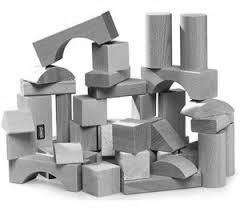
%> input picture ivp lab/iivp-lab-2017/iivp-lab-2017/Lab11 Pri/seg_image.jpg, 240 x 208 px
$ octave q4.m   (GNU Octave 9; MATLAB toolbox functions it lacks are replaced by stand-ins)
%> lines starting %> are read from the running program, lines starting %| are printed output that depends on the picture; in (x1, y1, x2, y2) boxes, pixels count from 0 and x2, y2 are one past the last pixel; in counts of white or black regions, pixels touching at a corner belong together; the program's own positions count from 1
%> further down, img is the input picture: size 208x240 uint8; min 0, max 255, mean 184
### ivp lab/iivp-lab-2017/iivp-lab-2017/Lab11 Pri/regiongrowing.m
function J=regiongrowing(I,x,y,reg_maxdist)
%> called with x = 102, y = 100
% This function performs "region growing" in an image from a specified
% seedpoint (x,y)
%
% J = regiongrowing(I,x,y,t)
%
% I : input image
% J : logical output image of region
% x,y : the position of the seedpoint (if not given uses function getpts)
% t : maximum intensity distance (defaults to 0.2)
%
% The region is iteratively grown by comparing all unallocated neighbouring pixels to the region.
% The difference between a pixel's intensity value and the region's mean,
% is used as a measure of similarity. The pixel with the smallest difference
% measured this way is allocated to the respective region.
% This process stops when the intensity difference between region mean and
% new pixel become larger than a certain treshold (t)
%
% Example:
%
% I = im2double(imread('medtest.png'));
% x=198; y=359;
% J = regiongrowing(I,x,y,0.2);
% figure, imshow(I+J);
%
% Author: D. Kroon, University of Twente

if(exist('reg_maxdist','var')==0), reg_maxdist=0.2; end
if(exist('y','var')==0), figure, imshow(I,[]); [y,x]=getpts; y=round(y(1)); x=round(x(1)); end

J = zeros(size(I)); % Output
Isizes = size(I); % Dimensions of input image
%> Isizes = [208 240]

reg_mean = I(x,y); % The mean of the segmented region
%> reg_mean = 0.647
reg_size = 1; % Number of pixels in region

% Free memory to store neighbours of the (segmented) region
neg_free = 10000; neg_pos=0;
neg_list = zeros(neg_free,3);

pixdist=0; % Distance of the region newest pixel to the regio mean

% Neighbor locations (footprint)
neigb=[-1 0; 1 0; 0 -1;0 1];

% Start regiogrowing until distance between regio and posible new pixels become
% higher than a certain treshold
while(pixdist<reg_maxdist&&reg_size<numel(I))

    % Add new neighbors pixels
    for j=1:4,
        % Calculate the neighbour coordinate
        xn = x +neigb(j,1); yn = y +neigb(j,2);

        % Check if neighbour is inside or outside the image
        ins=(xn>=1)&&(yn>=1)&&(xn<=Isizes(1))&&(yn<=Isizes(2));

        % Add neighbor if inside and not already part of the segmented area
        if(ins&&(J(xn,yn)==0))
                neg_pos = neg_pos+1;
                neg_list(neg_pos,:) = [xn yn I(xn,yn)]; J(xn,yn)=1;
        end
    end

    % Add a new block of free memory
    if(neg_pos+10>neg_free), neg_free=neg_free+10000; neg_list((neg_pos+1):neg_free,:)=0; end

    % Add pixel with intensity nearest to the mean of the region, to the region
    dist = abs(neg_list(1:neg_pos,3)-reg_mean);
    [pixdist, index] = min(dist);
    J(x,y)=2; reg_size=reg_size+1;

    % Calculate the new mean of the region
    reg_mean= (reg_mean*reg_size + neg_list(index,3))/(reg_size+1);

    % Save the x and y coordinates of the pixel (for the neighbour add proccess)
    x = neg_list(index,1); y = neg_list(index,2);

    % Remove the pixel from the neighbour (check) list
    neg_list(index,:)=neg_list(neg_pos,:); neg_pos=neg_pos-1;
end
%> this loop made 25584 passes
%> (pixdist, index, reg_mean, x, y, neg_pos) on passes 4 to 6: (0.0165, 5, 0.653, 103, 101, 7), (0.0255, 9, 0.657, 103, 102, 8), (0.0101, 10, 0.658, 104, 102, 10)
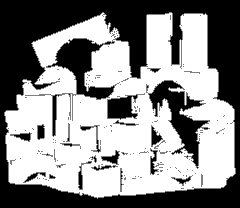
%> J: size 208x240 double; min 0, max 2, mean 1.09; drawn with min black and max white
%> after the loop, neg_free = 10000; neg_pos = 3432; reg_mean = 0.588; reg_size = 25585

% Return the segmented area as logical matrix
J=J>1;
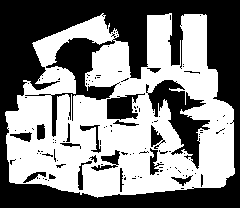
%> J: size 208x240 logical; 51.2% white; 123 black regions (103 under 20 px), largest, box (x1, y1, x2, y2) and area: (0, 0, 240, 208) 19791, (146, 80, 210, 169) 2065, (107, 93, 145, 120) 613

### ivp lab/iivp-lab-2017/iivp-lab-2017/Lab11 Pri/q4.m
clear;
img   = imread('seg_image.jpg');
hold on;
subplot(1,2,1), subimage(img), title('Original Image');

I = im2double(img);
I = regiongrowing(I,102,100);
subplot(1,2,2), subimage(I), title('Foreground Boundary');
